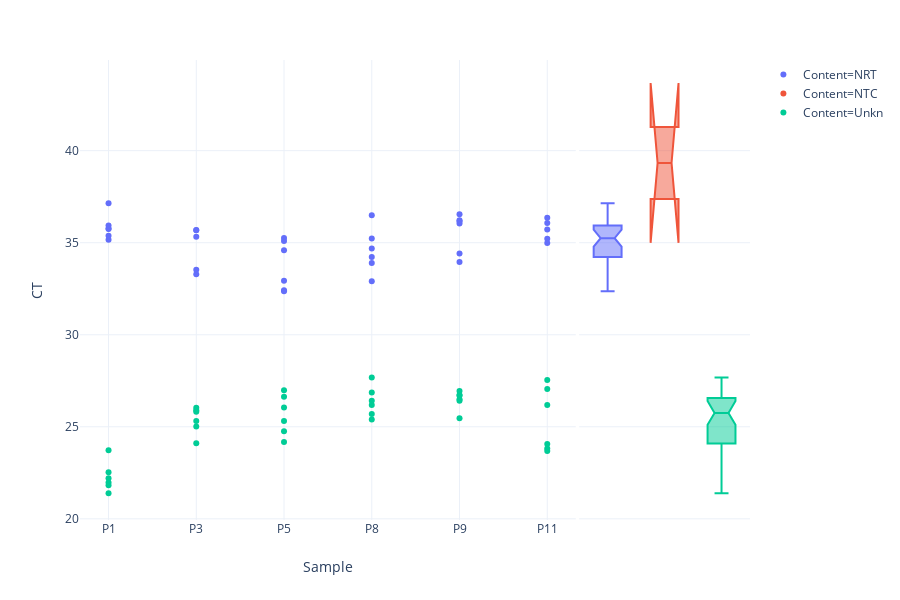

Notebook code for this chart:
### Code cell
fig = px.scatter(
    cts.loc[cts.GOI == "gyrA"].rename(
        {
            "Ct": "CT"
        },
        axis="columns"
    ).assign(
        Sample=lambda df: df.Sample.map(lambda s: "P"+str(s))
    ),
    x="Sample",
    y="CT",
    color="Content",
    marginal_y="box",
    template="plotly_white"
)

pio.write_image(fig, str(results_path / 'nrt-vs-unkn.svg'))
fig

### Figure 1 — Plotly figure (JSON) as saved in the notebook; plotly's stock layout.template omitted (floating-point values rounded to 4 significant figures)
{"data": [{"hovertemplate": "Content=NRT<br>Sample=%{x}<br>CT=%{y}<extra></extra>", "legendgroup": "Content=NRT", "marker": {"color": "#636efa", "symbol": "circle"}, "mode": "markers", "name": "Content=NRT", "showlegend": true, "type": "scatter", "uid": "74c11373-7931-4556-93cd-5e4bd5da72eb", "x": ["P1", "P1", "P1", "P1", "P1", "P1", "P3", "P3", "P3", "P3", "P3", "P3", "P5", "P5", "P5", "P5", "P5", "P5", "P8", "P8", "P8", "P8", "P8", "P8", "P9", "P9", "P9", "P9", "P9", "P9", "P11", "P11", "P11", "P11", "P11", "P11"], "xaxis": "x", "y": [35.74, 35.94, 35.38, 37.15, 35.77, 35.16, 35.69, 33.28, 35.67, null, 35.32, 33.53, 32.42, 32.93, 32.36, 35.09, 34.59, 35.26, 32.91, 34.22, 33.9, 36.49, 35.23, 34.69, 36.16, 36.04, 36.22, 36.55, 33.95, 34.42, 36.35, null, 35.22, 36.07, 35.72, 34.98], "yaxis": "y"}, {"alignmentgroup": "True", "legendgroup": "Content=NRT", "marker": {"color": "#636efa", "symbol": "circle"}, "name": "Content=NRT", "notched": true, "offsetgroup": "Content=NRT", "showlegend": false, "type": "box", "uid": "4c9e7e7b-0ebc-48bc-975a-69bdc5ddd3b3", "xaxis": "x2", "y": [35.74, 35.94, 35.38, 37.15, 35.77, 35.16, 35.69, 33.28, 35.67, null, 35.32, 33.53, 32.42, 32.93, 32.36, 35.09, 34.59, 35.26, 32.91, 34.22, 33.9, 36.49, 35.23, 34.69, 36.16, 36.04, 36.22, 36.55, 33.95, 34.42, 36.35, null, 35.22, 36.07, 35.72, 34.98], "yaxis": "y"}, {"hovertemplate": "Content=NTC<br>Sample=%{x}<br>CT=%{y}<extra></extra>", "legendgroup": "Content=NTC", "marker": {"color": "#EF553B", "symbol": "circle"}, "mode": "markers", "name": "Content=NTC", "showlegend": true, "type": "scatter", "uid": "a6388d5c-8de9-4b10-b8e5-97afed6d030e", "x": [null, null, null, null, null, null, null, null, null, null, null, null, null, null, null, null, null, null, null, null, null, null, null, null, null, null, null, null, null, null, null, null, null, null, null, null], "xaxis": "x", "y": [null, null, null, null, null, null, null, null, null, null, null, null, null, null, null, null, null, 41.29, null, 37.38, null, null, null, null, null, null, null, null, null, null, null, null, null, null, null, null], "yaxis": "y"}, {"alignmentgroup": "True", "legendgroup": "Content=NTC", "marker": {"color": "#EF553B", "symbol": "circle"}, "name": "Content=NTC", "notched": true, "offsetgroup": "Content=NTC", "showlegend": false, "type": "box", "uid": "88618a7b-9f2b-4b1e-bbfa-17c0a68a557c", "xaxis": "x2", "y": [null, null, null, null, null, null, null, null, null, null, null, null, null, null, null, null, null, 41.29, null, 37.38, null, null, null, null, null, null, null, null, null, null, null, null, null, null, null, null], "yaxis": "y"}, {"hovertemplate": "Content=Unkn<br>Sample=%{x}<br>CT=%{y}<extra></extra>", "legendgroup": "Content=Unkn", "marker": {"color": "#00cc96", "symbol": "circle"}, "mode": "markers", "name": "Content=Unkn", "showlegend": true, "type": "scatter", "uid": "ba25f0e8-9d74-4988-b1ca-bcaa7a5ead23", "x": ["P1", "P1", "P1", "P1", "P1", "P1", "P3", "P3", "P3", "P3", "P3", "P3", "P5", "P5", "P5", "P5", "P5", "P5", "P8", "P8", "P8", "P8", "P8", "P8", "P9", "P9", "P9", "P9", "P9", "P9", "P11", "P11", "P11", "P11", "P11", "P11"], "xaxis": "x", "y": [22.2, 22.53, 23.73, 21.82, 21.97, 21.39, 25.31, 25.02, 24.11, 25.9, 26.03, 25.82, 24.76, 25.32, 24.17, 26.63, 26.05, 26.99, 25.69, 25.4, 26.19, 26.86, 27.68, 26.42, 26.7, 25.47, 26.73, 26.95, 26.41, 26.5, 23.82, 23.69, 24.07, 26.18, 27.05, 27.54], "yaxis": "y"}, {"alignmentgroup": "True", "legendgroup": "Content=Unkn", "marker": {"color": "#00cc96", "symbol": "circle"}, "name": "Content=Unkn", "notched": true, "offsetgroup": "Content=Unkn", "showlegend": false, "type": "box", "uid": "ddd3f6c0-3e68-414b-aa4c-0afe8e0996aa", "xaxis": "x2", "y": [22.2, 22.53, 23.73, 21.82, 21.97, 21.39, 25.31, 25.02, 24.11, 25.9, 26.03, 25.82, 24.76, 25.32, 24.17, 26.63, 26.05, 26.99, 25.69, 25.4, 26.19, 26.86, 27.68, 26.42, 26.7, 25.47, 26.73, 26.95, 26.41, 26.5, 23.82, 23.69, 24.07, 26.18, 27.05, 27.54], "yaxis": "y"}], "layout": {"barmode": "overlay", "height": 600, "legend": {"tracegroupgap": 0}, "margin": {"t": 60}, "violinmode": "overlay", "xaxis": {"domain": [0, 0.74], "showgrid": true, "title": {"text": "Sample"}}, "xaxis2": {"domain": [0.745, 1], "showticklabels": false}, "yaxis": {"title": {"text": "CT"}}}}
